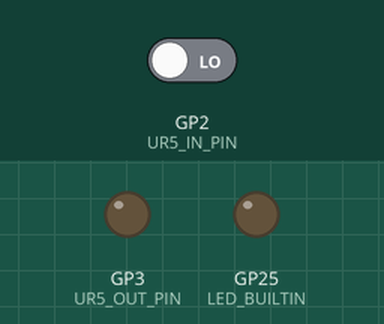
This program was run on a simulated Raspberry Pi Pico. Parts: output pins drawn as LEDs (lit = HIGH). Inputs (shaded band) come from the test bench; at power-on: GP2 (UR5_IN_PIN) LOW.

Above: at 1.2 s.
1.3 s: GP2 (UR5_IN_PIN) driven HIGH
At 2.5 s:
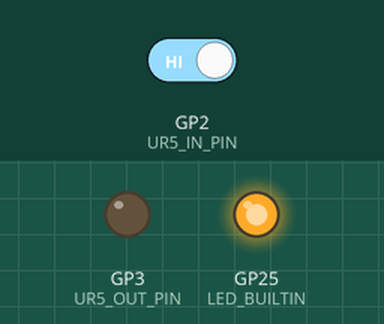
2.8 s: GP2 (UR5_IN_PIN) driven LOW
At 3.9 s:
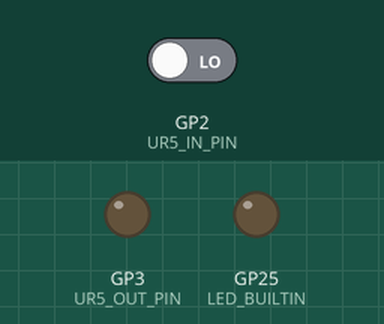
Timing chart, 0 to 5.8 s (numbered marks = the images above; inputs shaded):
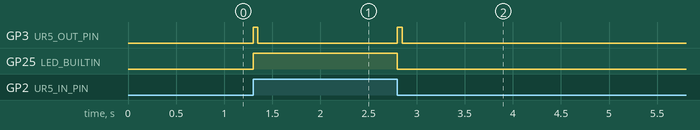

Measured:
- after the input at 1.3 s, GP3 (UR5_OUT_PIN): LOW → HIGH at once, → LOW 0.05 s later; GP25 (LED_BUILTIN): LOW → HIGH at once
- after the input at 2.8 s, GP3 (UR5_OUT_PIN): LOW → HIGH at once, → LOW 0.05 s later; GP25 (LED_BUILTIN): HIGH → LOW at once

The program:

main.cpp
```cpp
#include <Arduino.h>

// Pins
static const uint8_t UR5_IN_PIN  = 2;   // input from UR5
static const uint8_t UR5_OUT_PIN = 3;   // output to UR5/relay input

static const uint16_t PULSE_MS = 50;

// Pulse state machine
enum class PulseState : uint8_t { Idle, High };
static PulseState pulseState = PulseState::Idle;
static uint32_t pulseStartMs = 0;

static void requestPositivePulseOnce()
{
  // If a pulse is already active, ignore new requests (prevents double-firing).
  // If you prefer "restart pulse timing on each event", I can show that variant too.
  if (pulseState != PulseState::Idle) return;

  digitalWrite(UR5_OUT_PIN, HIGH);
  pulseStartMs = millis();
  pulseState = PulseState::High;
}

static void servicePulse()
{
  if (pulseState == PulseState::High)
  {
    // Use millis() time comparison safe for rollover
    if ((uint32_t)(millis() - pulseStartMs) >= PULSE_MS)
    {
      digitalWrite(UR5_OUT_PIN, LOW);
      pulseState = PulseState::Idle;
    }
  }
}

// Edge detection
static bool lastInState = false;

void setup()
{
  pinMode(LED_BUILTIN, OUTPUT);

  // Use INPUT_PULLDOWN if the line could float. If UR5 output drives strongly, INPUT is OK.
  pinMode(UR5_IN_PIN, INPUT_PULLDOWN);

  pinMode(UR5_OUT_PIN, OUTPUT);
  digitalWrite(UR5_OUT_PIN, LOW);

  lastInState = digitalRead(UR5_IN_PIN);
  digitalWrite(LED_BUILTIN, lastInState ? HIGH : LOW); // optional: reflect state at boot
}

void loop()
{
  servicePulse();

  bool inState = digitalRead(UR5_IN_PIN);

  // React only on edges
  if (inState != lastInState)
  {
    if (inState)
    {
      // Rising edge: LED ON (called once per rising edge)
      digitalWrite(LED_BUILTIN, HIGH);

      // Send positive pulse once
      requestPositivePulseOnce();
    }
    else
    {
      // Falling edge: LED OFF (called once per falling edge)
      digitalWrite(LED_BUILTIN, LOW);

      // Send positive pulse once
      requestPositivePulseOnce();
    }

    lastInState = inState;
  }

}
```
